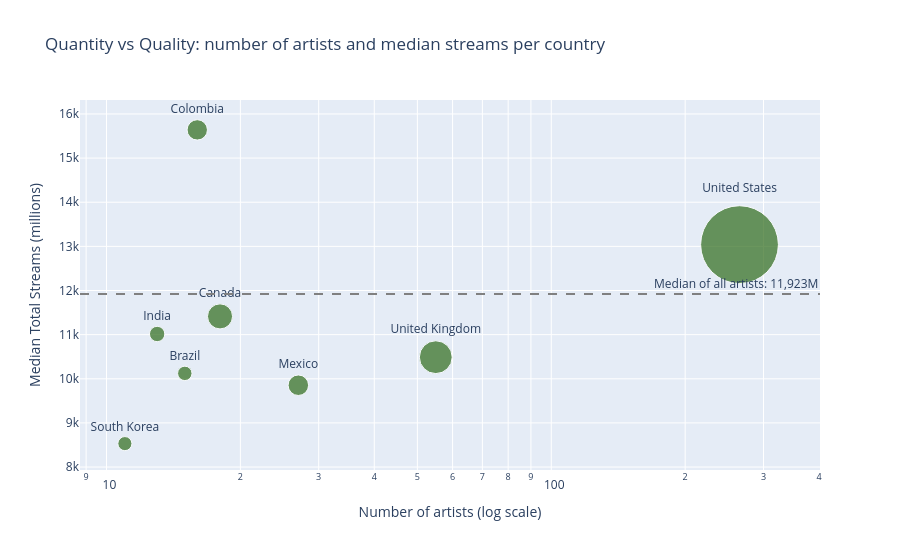

Write notebook code for a chart like this one.
### Markdown cell above
The table shows, for each country, the number of artists, the median and total streams, and the share of artists and streams. We now plot **quantity** (number of artists, log scale) against **quality** (median streams). The bubble size is the total streams of the country and the dashed line is the median of all artists.

### Code cell
overall_median = artist_df['Total Streams'].median()

fig = px.scatter(country_stats.reset_index(), x='Artists', y='Median', size='Total',
                 text='Country of Origin', hover_data=['% Artists', '% Streams'],
                 log_x=True, size_max=55, color_discrete_sequence=['#2E6B1A'],
                 title='Quantity vs Quality: number of artists and median streams per country')

fig.add_hline(y=overall_median, line_dash='dash', line_color='grey',
              annotation_text=f'Median of all artists: {overall_median:,.0f}M')
fig.update_traces(textposition='top center')
fig.update_layout(xaxis_title='Number of artists (log scale)',
                  yaxis_title='Median Total Streams (millions)', height=550)
fig.show()

### Figure 1 — Plotly figure (JSON) as saved in the notebook; plotly's stock layout.template omitted (floating-point values rounded to 4 significant figures)
{"data": [{"customdata": [[3.2, 3.9], [53.0, 56.9], [3.6, 5.9], [2.6, 2.2], [11.0, 10.1], [3.0, 2.0], [5.4, 4.0], [2.2, 1.9]], "hovertemplate": "Artists=%{x}<br>Median=%{y}<br>Total=%{marker.size}<br>Country of Origin=%{text}<br>% Artists=%{customdata[0]}<br>% Streams=%{customdata[1]}<extra></extra>", "legendgroup": "", "marker": {"color": "#2E6B1A", "size": [327800.0, 4787000.0, 496800.0, 187000.0, 852200.0, 164400.0, 332200.0, 157300.0], "sizemode": "area", "sizeref": 1582.0, "symbol": "circle"}, "mode": "markers+text", "name": "", "orientation": "v", "showlegend": false, "text": ["Colombia", "United States", "Canada", "India", "United Kingdom", "Brazil", "Mexico", "South Korea"], "textposition": "top center", "type": "scatter", "x": [16, 265, 18, 13, 55, 15, 27, 11], "xaxis": "x", "y": [15640.0, 13040.0, 11410.0, 11010.0, 10490.0, 10120.0, 9854.0, 8531.0], "yaxis": "y"}], "layout": {"annotations": [{"showarrow": false, "text": "Median of all artists: 11,923M", "x": 1, "xanchor": "right", "xref": "x domain", "y": 11920.0, "yanchor": "bottom", "yref": "y"}], "height": 550, "legend": {"itemsizing": "constant", "tracegroupgap": 0}, "shapes": [{"line": {"color": "grey", "dash": "dash"}, "type": "line", "x0": 0, "x1": 1, "xref": "x domain", "y0": 11920.0, "y1": 11920.0, "yref": "y"}], "title": {"text": "Quantity vs Quality: number of artists and median streams per country"}, "xaxis": {"anchor": "y", "domain": [0, 1], "title": {"text": "Number of artists (log scale)"}, "type": "log"}, "yaxis": {"anchor": "x", "domain": [0, 1], "title": {"text": "Median Total Streams (millions)"}}}}
